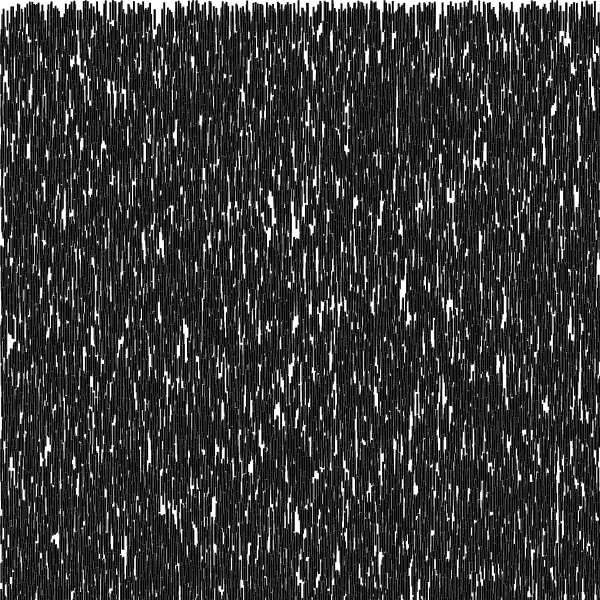
Frame 1 (no input)
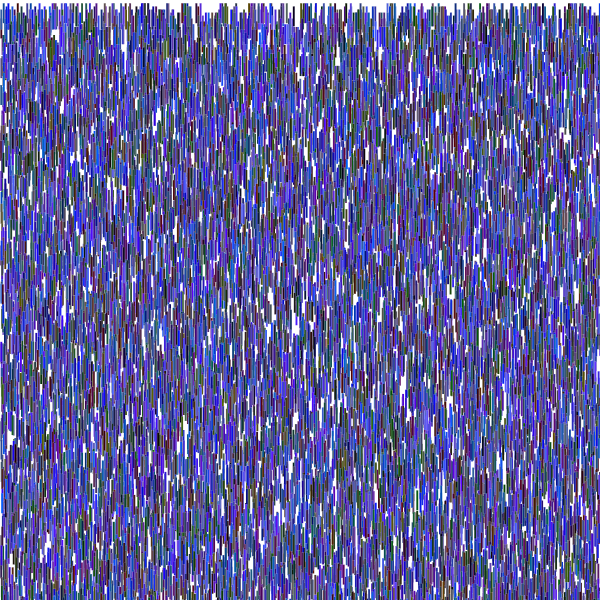
Frame 60 (the mouse pressed at the canvas centre just before this capture)
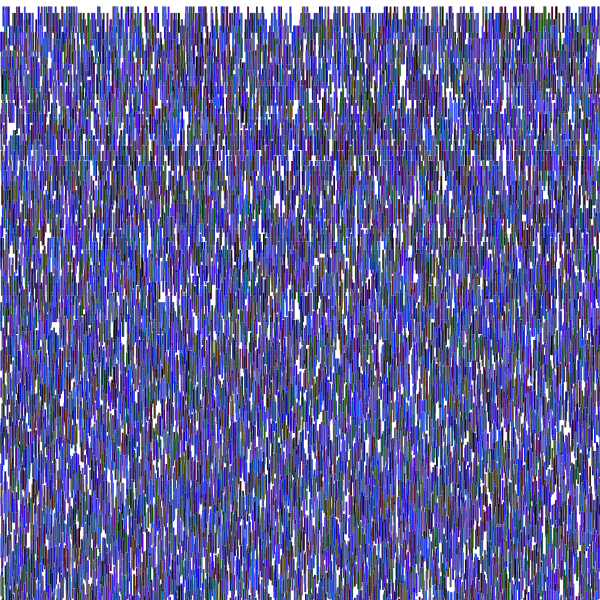
Frame 120 (the mouse held since frame 60 and released just before this capture)

The Processing sketch that drew these frames (run headless with seeded random() and noise(); from frame 60 on, the mouse is pressed at the canvas centre):

// Processing sketch: forces_snow_hw
// ── forces_snow_hw.pde
//variables
int snow = 20000;
float windScale = 0.15;
float gravScale = 0.09;

//creating Mover Objects
Mover[] m = new Mover[snow];

void setup()
{
  size(600,600);
  //populating array
  for (int i = 0; i < snow; i++){
    m[i] = new Mover();
  }
  
}

void draw()
{
  background(255);
  ///adding forces here
  PVector grav = new PVector(0,(noise(0.01)*gravScale));//downward gravity
  PVector wind1 = new PVector(norm(mouseX,0,width)*windScale,0);//wind
  PVector wind2 = new PVector(-norm(mouseY,0,width)*windScale,0);//wind
  //applying methods to array members
  for(int i = 0; i < snow; i++){
    m[i].update();
    m[i].applyForce(grav);
    if (mousePressed){
    m[i].applyForce(wind1);
    }
    if (mousePressed){
    m[i].applyForce(wind2);
    }
    m[i].display();
    m[i].bringUp();
  }
}

// ── Mover.pde
class Mover
{
  //PVectors
  PVector location;
  PVector velocity;
  PVector acceleration;
  //color variables
  int r;
  int g;
  int b;
  
  //constructor
  Mover()
  {
    location = new PVector(random(0, width), random(0, height));
    velocity = new PVector(0,0);
    acceleration = new PVector(0,0);
  }
  
  //Newton's Laws and shizz
  void applyForce(PVector f)
  {
    acceleration.add(f);
  }
  //update function
  void update()
  {
    velocity.add(acceleration);
    location.add(velocity);
    acceleration.mult(0);
  }
  //display function
  void display()
  {
    stroke(255);
    strokeWeight(0);
    fill(r,g,b);
    rect(location.x,location.y,2,20);
  }
  //make snow fall from the top of the screen
  void bringUp()
  {
    ///change color
    if (location.y > 0){
    r=int(random(0,100));
    g=int(random(0,100));
    b=int(random(0,255));
    }
    ////////////X Axis
    if (location.x > width){
    location.x=0;
    }
    else if (location.x < 0){
    location.x=width;
    }
    ///////////Y Axis
    if (location.y > height){
    location.y = 0;
    }
  }
}
